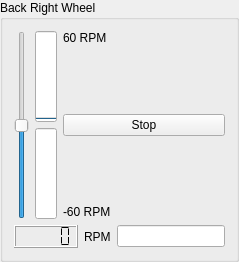
          <widget class="QGroupBox" name="groupBox_13">
           <property name="sizePolicy">
            <sizepolicy hsizetype="Preferred" vsizetype="Preferred">
             <horstretch>1</horstretch>
             <verstretch>1</verstretch>
            </sizepolicy>
           </property>
           <property name="focusPolicy">
            <enum>Qt::NoFocus</enum>
           </property>
           <property name="title">
            <string>Back Right Wheel</string>
           </property>
           <layout class="QVBoxLayout" name="verticalLayout_30">
            <item>
             <layout class="QHBoxLayout" name="horizontalLayout_28">
              <item>
               <widget class="QSlider" name="slider_BackRightWheel">
                <property name="focusPolicy">
                 <enum>Qt::NoFocus</enum>
                </property>
                <property name="minimum">
                 <number>-100</number>
                </property>
                <property name="maximum">
                 <number>100</number>
                </property>
                <property name="value">
                 <number>0</number>
                </property>
                <property name="orientation">
                 <enum>Qt::Vertical</enum>
                </property>
               </widget>
              </item>
              <item>
               <layout class="QVBoxLayout" name="verticalLayout_31">
                <item>
                 <widget class="QProgressBar" name="progressBar_BackRightWheelForwards">
                  <property name="focusPolicy">
                   <enum>Qt::NoFocus</enum>
                  </property>
                  <property name="layoutDirection">
                   <enum>Qt::LeftToRight</enum>
                  </property>
                  <property name="value">
                   <number>0</number>
                  </property>
                  <property name="textVisible">
                   <bool>true</bool>
                  </property>
                  <property name="orientation">
                   <enum>Qt::Vertical</enum>
                  </property>
                  <property name="textDirection">
                   <enum>QProgressBar::TopToBottom</enum>
                  </property>
                 </widget>
                </item>
                <item>
                 <widget class="QProgressBar" name="progressBar_BackRightWheeBackwards">
                  <property name="focusPolicy">
                   <enum>Qt::NoFocus</enum>
                  </property>
                  <property name="layoutDirection">
                   <enum>Qt::LeftToRight</enum>
                  </property>
                  <property name="value">
                   <number>0</number>
                  </property>
                  <property name="orientation">
                   <enum>Qt::Vertical</enum>
                  </property>
                  <property name="invertedAppearance">
                   <bool>true</bool>
                  </property>
                 </widget>
                </item>
               </layout>
              </item>
              <item>
               <layout class="QVBoxLayout" name="verticalLayout_32">
                <item>
                 <widget class="QLabel" name="label_26">
                  <property name="focusPolicy">
                   <enum>Qt::NoFocus</enum>
                  </property>
                  <property name="text">
                   <string>60 RPM</string>
                  </property>
                 </widget>
                </item>
                <item>
                 <spacer name="verticalSpacer_24">
                  <property name="focusPolicy">
                   <enum>Qt::NoFocus</enum>
                  </property>
                  <property name="orientation">
                   <enum>Qt::Vertical</enum>
                  </property>
                  <property name="sizeHint" stdset="0">
                   <size>
                    <width>20</width>
                    <height>40</height>
                   </size>
                  </property>
                 </spacer>
                </item>
                <item>
                 <widget class="QPushButton" name="pushButton_BackRightWheelStop">
                  <property name="focusPolicy">
                   <enum>Qt::NoFocus</enum>
                  </property>
                  <property name="text">
                   <string>Stop</string>
                  </property>
                 </widget>
                </item>
                <item>
                 <spacer name="verticalSpacer_25">
                  <property name="focusPolicy">
                   <enum>Qt::NoFocus</enum>
                  </property>
                  <property name="orientation">
                   <enum>Qt::Vertical</enum>
                  </property>
                  <property name="sizeHint" stdset="0">
                   <size>
                    <width>20</width>
                    <height>40</height>
                   </size>
                  </property>
                 </spacer>
                </item>
                <item>
                 <widget class="QLabel" name="label_27">
                  <property name="focusPolicy">
                   <enum>Qt::NoFocus</enum>
                  </property>
                  <property name="text">
                   <string>-60 RPM</string>
                  </property>
                 </widget>
                </item>
               </layout>
              </item>
             </layout>
            </item>
            <item>
             <layout class="QHBoxLayout" name="horizontalLayout_29">
              <item>
               <widget class="QLCDNumber" name="lcdNumber_BackRightWheel">
                <property name="focusPolicy">
                 <enum>Qt::NoFocus</enum>
                </property>
                <property name="smallDecimalPoint">
                 <bool>false</bool>
                </property>
                <property name="segmentStyle">
                 <enum>QLCDNumber::Flat</enum>
                </property>
                <property name="value" stdset="0">
                 <double>0.000000000000000</double>
                </property>
               </widget>
              </item>
              <item>
               <widget class="QLabel" name="label_28">
                <property name="focusPolicy">
                 <enum>Qt::NoFocus</enum>
                </property>
                <property name="text">
                 <string>RPM</string>
                </property>
               </widget>
              </item>
              <item>
               <widget class="IntEdit" name="lineEdit_BackRightWheel"/>
              </item>
             </layout>
            </item>
           </layout>
          </widget>
